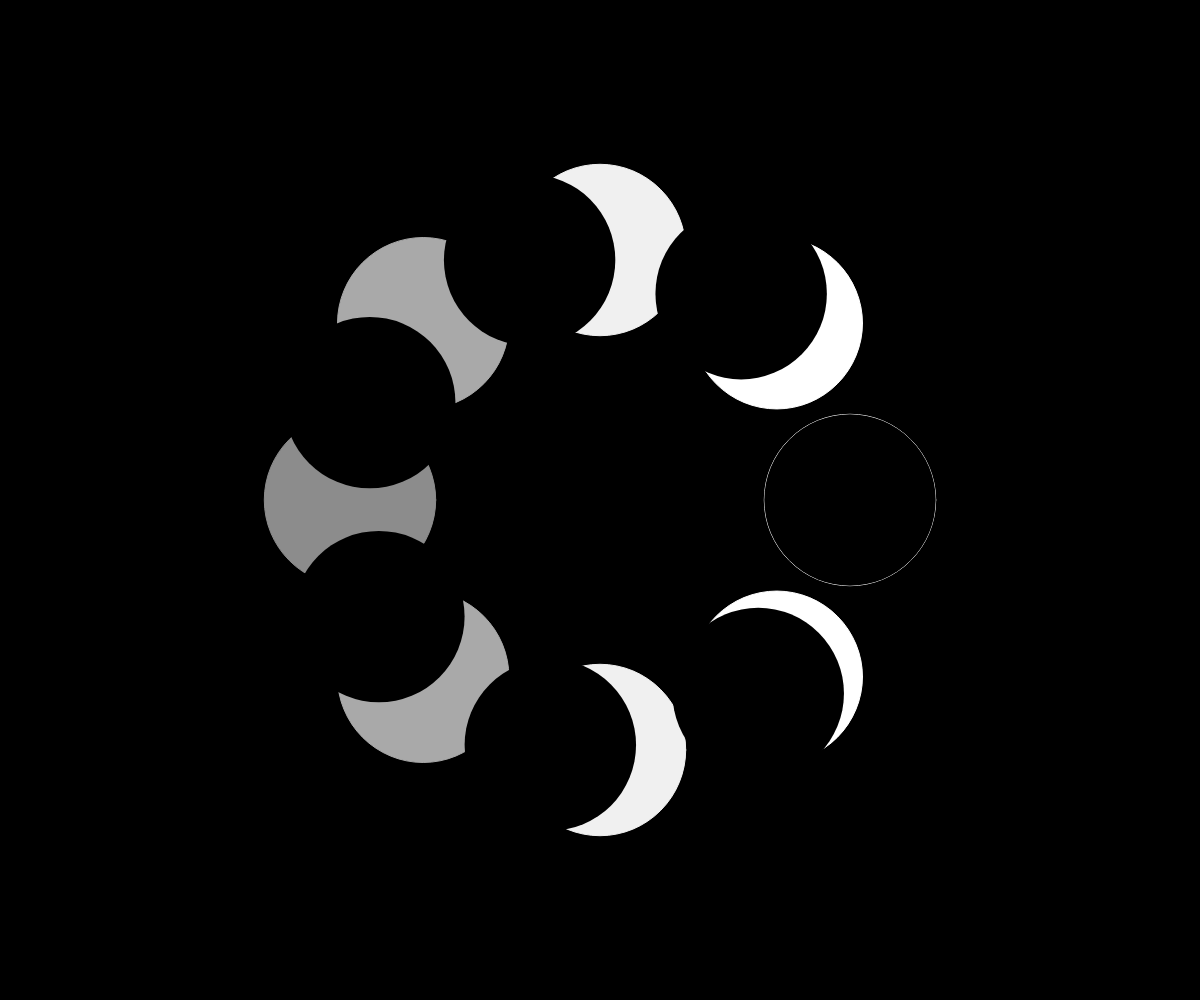
Frame 1 (no input)
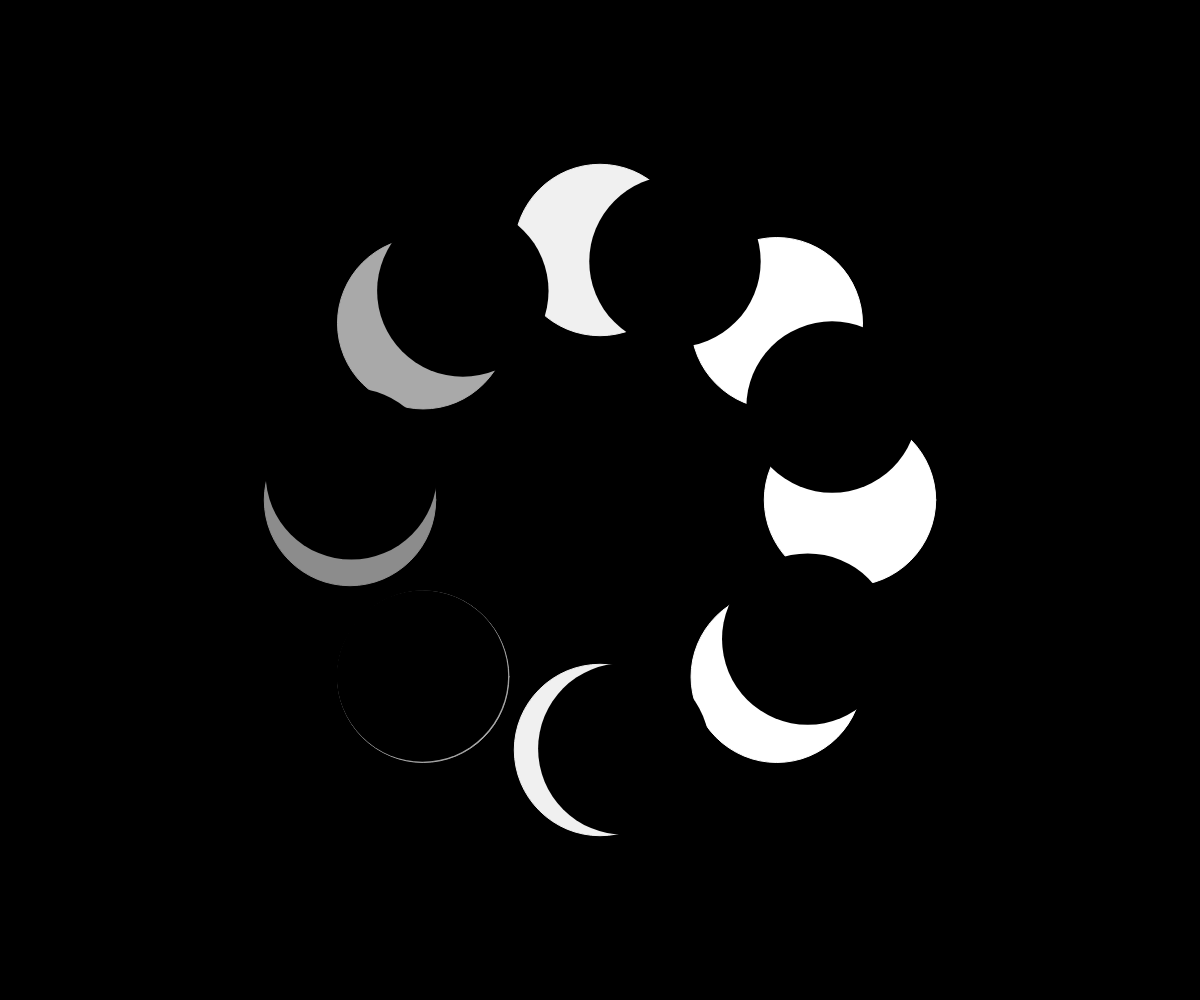
Frame 60 (no input)
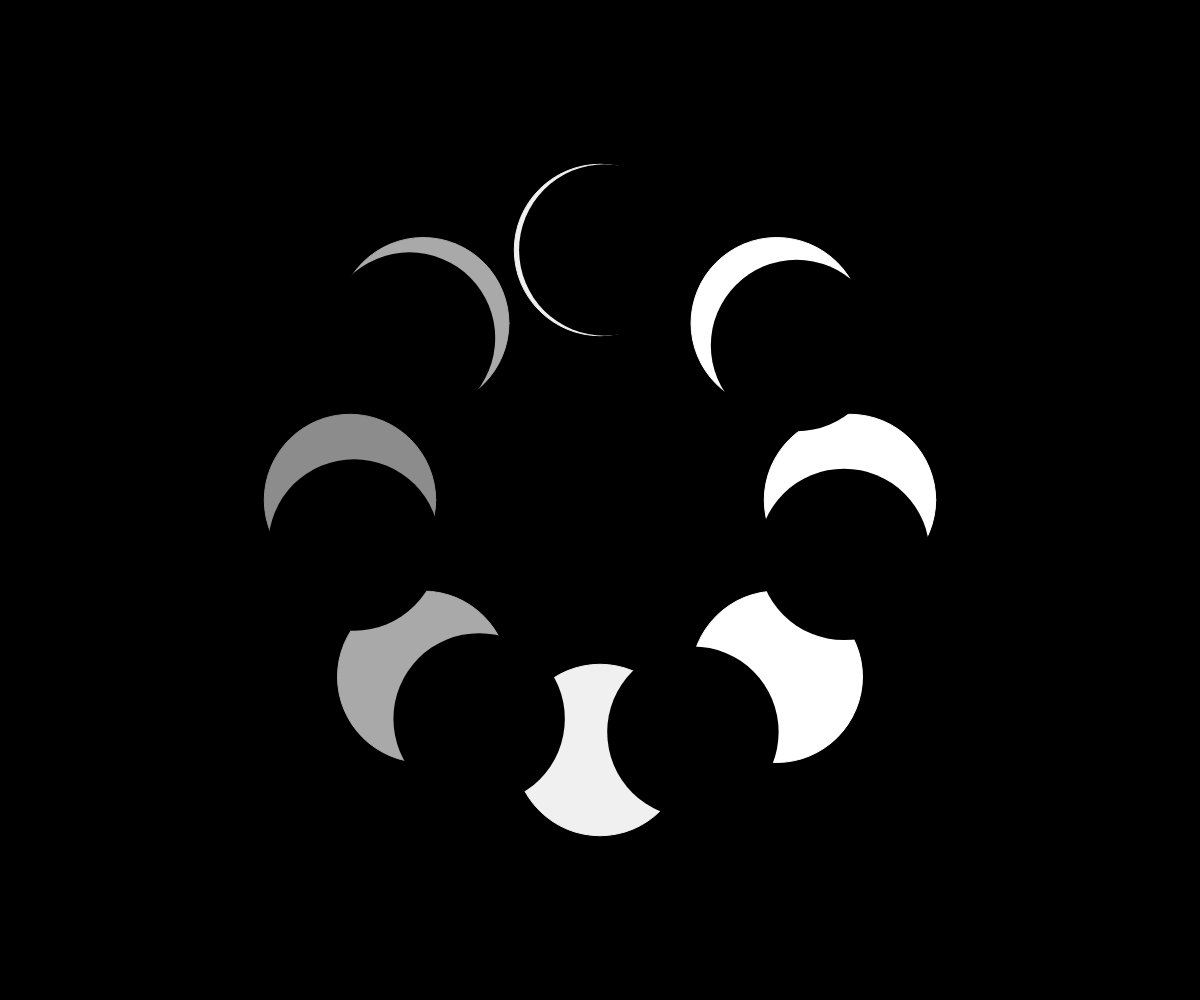
Frame 120 (the mouse pressed at the canvas centre since frame 60)

The p5.js sketch that drew these frames (run headless with seeded random() and noise() and a simulated clock; from frame 60 on, the mouse is pressed at the canvas centre):

// p5.js sketch
// ── sketch.js
let numCir = 8;  // Total number of stationary circles
let radius = 250;
let angle = 0;

function setup() {
  createCanvas(windowWidth, windowHeight);
  //noFill();
  //noStroke();
}

function draw() {
  background(0);

  let centerX = width / 2;
  let centerY = height / 2;
  
  let cirSize = width/7

  // stationary circles
  for (let i = 0; i < numCir; i++) {
    let angleOffset = map(i, 0, numCir, 0, TWO_PI);
    let x = centerX + cos(angleOffset) * radius;
    let y = centerY + sin(angleOffset) * radius;
    
    fill(255, x/2.5);
    stroke(x/2.5); //random to creat shaking effect
    
    ellipse(x, y, cirSize);  // draw stationary circles
  }

  // moving circles with gradual offset (one less than stationary for moon cycle effect)
  for (let i = 0; i < numCir - 1; i++) {  // one less circle
    
    let movingAngle = angle + (i * TWO_PI) / numCir + (i * 0.1);  // gradual shifting for each moving circle
    
    let x = centerX + cos(movingAngle) * radius;
    let y = centerY + sin(movingAngle) * radius;
    
    fill(0);
    noStroke();
    ellipse(x, y, cirSize);  // Draw moving circles
  }

  angle += 0.01; // Adjust speed of movement here
}
